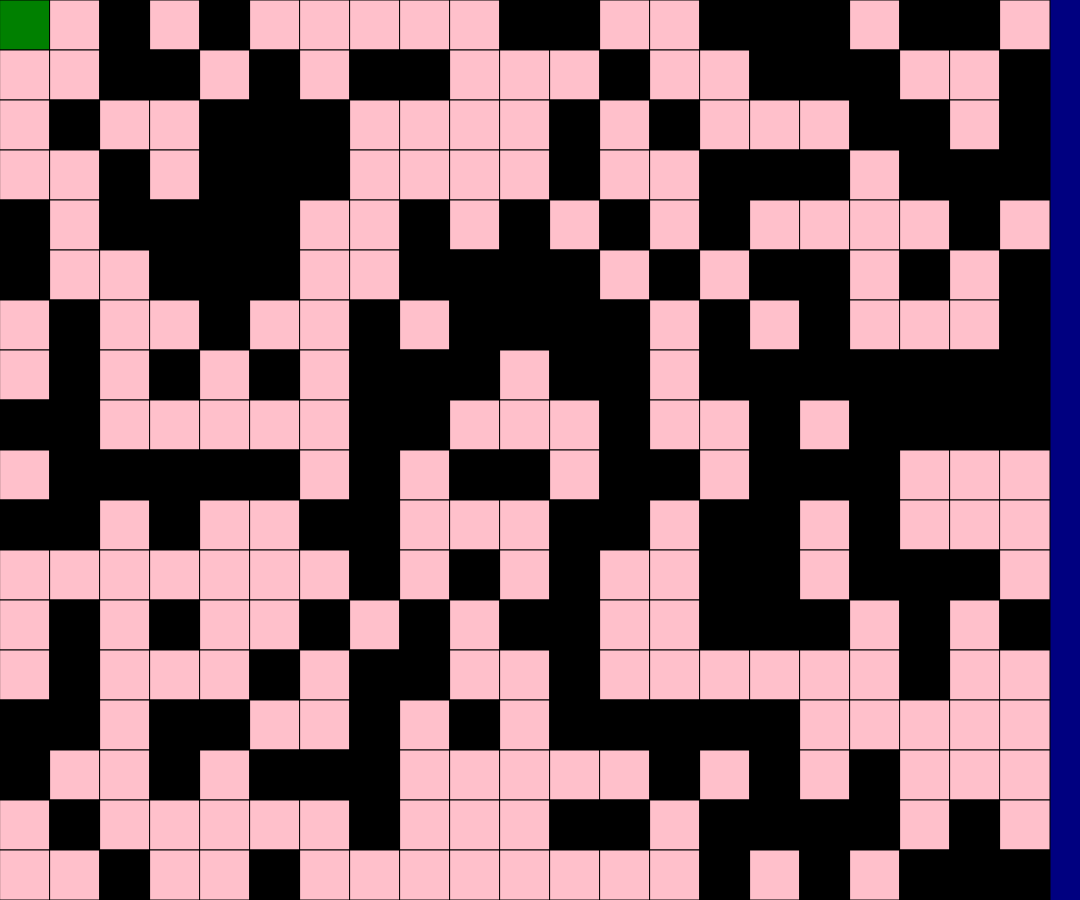
Frame 1 (no input)
Frame 60 (no input): identical to frame 1, image omitted
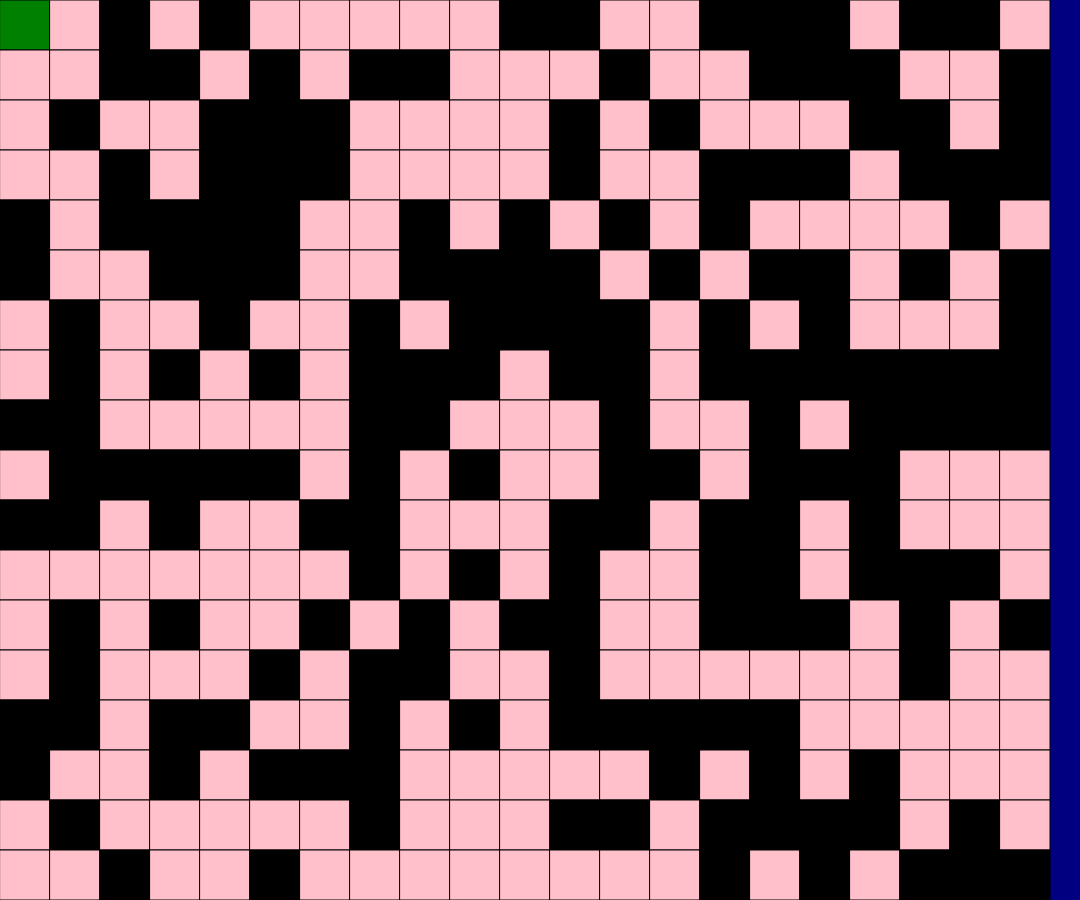
Frame 120 (the mouse pressed at the canvas centre since frame 60)

The p5.js sketch that drew these frames (run headless with seeded random() and noise() and a simulated clock; from frame 60 on, the mouse is pressed at the canvas centre):

// p5.js sketch
// ── sketch.js
// Rectangle Neighbours Demo

const CELL_SIZE = 50;
const OPEN_TILE = 0;
const IMPASSIBLE = 1;
const PLAYER = 9;
let grid;
let rows;
let columns;
let thePlayer = {
  x: 0,
  y: 0
};

function setup() {
  createCanvas(windowWidth * 0.9, windowHeight * 0.9);
  columns = Math.floor(width/CELL_SIZE);
  rows = Math.floor(height/CELL_SIZE);
  grid = generateRandomGrid(columns, rows);

  //add player to grid
  grid[thePlayer.y][thePlayer.x] = PLAYER;
}

function draw() {
  background("navy");
  displayGrid();
}

function mousePressed(){
  let x = Math.floor(mouseX/CELL_SIZE);
  let y = Math.floor(mouseY/CELL_SIZE);

  //self
  toggleCell(x, y);
}

function toggleCell(x, y){
  //make sure toggled cell exists
  if (x >= 0 && x < columns && y >= 0 && y < rows){
    if (grid[y][x] === OPEN_TILE){
      grid[y][x] = IMPASSIBLE;
    }
    else if (grid[y][x] === IMPASSIBLE){
      grid[y][x] = OPEN_TILE;
    }
  }
}

function keyPressed(){
  if (key === "r"){
    grid = generateRandomGrid(columns, rows);
  }
  else if (key === "e"){
    grid = generateEmptyGrid(columns, rows);
  }
  else if (key === "w"){
    movePlayer(thePlayer.x, thePlayer.y - 1);
  }
  else if (key === "s"){
    movePlayer(thePlayer.x, thePlayer.y + 1);
  }
  else if (key === "d"){
    movePlayer(thePlayer.x + 1, thePlayer.y);
  }
  else if (key === "a"){
    movePlayer(thePlayer.x - 1, thePlayer.y);
  }
}

function movePlayer(x, y){
  if (x >= 0 && x < columns && y >= 0 && y < rows && grid[y][x] === OPEN_TILE){
    //previous position
    let oldX = thePlayer.x;
    let oldY = thePlayer.y;
  
    //moving player location
    thePlayer.x = x;
    thePlayer.y = y;
  
    //putting player on grid
    grid[thePlayer.y][thePlayer.x] = PLAYER;
  
    //reset old spot to be open tile
    grid[oldY][oldX] = OPEN_TILE;
  }
}

function displayGrid(){
  for (let y = 0; y < rows; y++){
    for (let x = 0; x < columns; x++){
      if (grid[y][x] === OPEN_TILE){
        fill("pink");
      }
      else if (grid[y][x] === IMPASSIBLE){
        fill("black");
      }
      else if (grid[y][x] === PLAYER){
        fill("green");
      }
      square(x*CELL_SIZE, y*CELL_SIZE, CELL_SIZE);
    }
  }
}

function generateRandomGrid(columns, rows){
  let newGrid = [];
  for (let y = 0; y < rows; y++){
    newGrid.push([]);
    for (let x = 0; x < columns; x++){
      // random 0 or 1
      if (random(100) < 50){
        newGrid[y].push(OPEN_TILE);
      }
      else {
        newGrid[y].push(IMPASSIBLE);
      }
    }
  }
  return newGrid;
}

function generateEmptyGrid(columns, rows){
  let newGrid = [];
  for (let y = 0; y < rows; y++){
    newGrid.push([]);
    for (let x = 0; x < columns; x++){
      newGrid[y].push(OPEN_TILE);
    }
  }
  return newGrid;
}
// ── style.css
html {
  margin: 0;
  padding: 0;
}

body {
  position: absolute;
  top: 50%;
  left: 50%;
  transform: translate(-50%, -50%);
  background-color: navy;
}

canvas {
  display: block;
}
